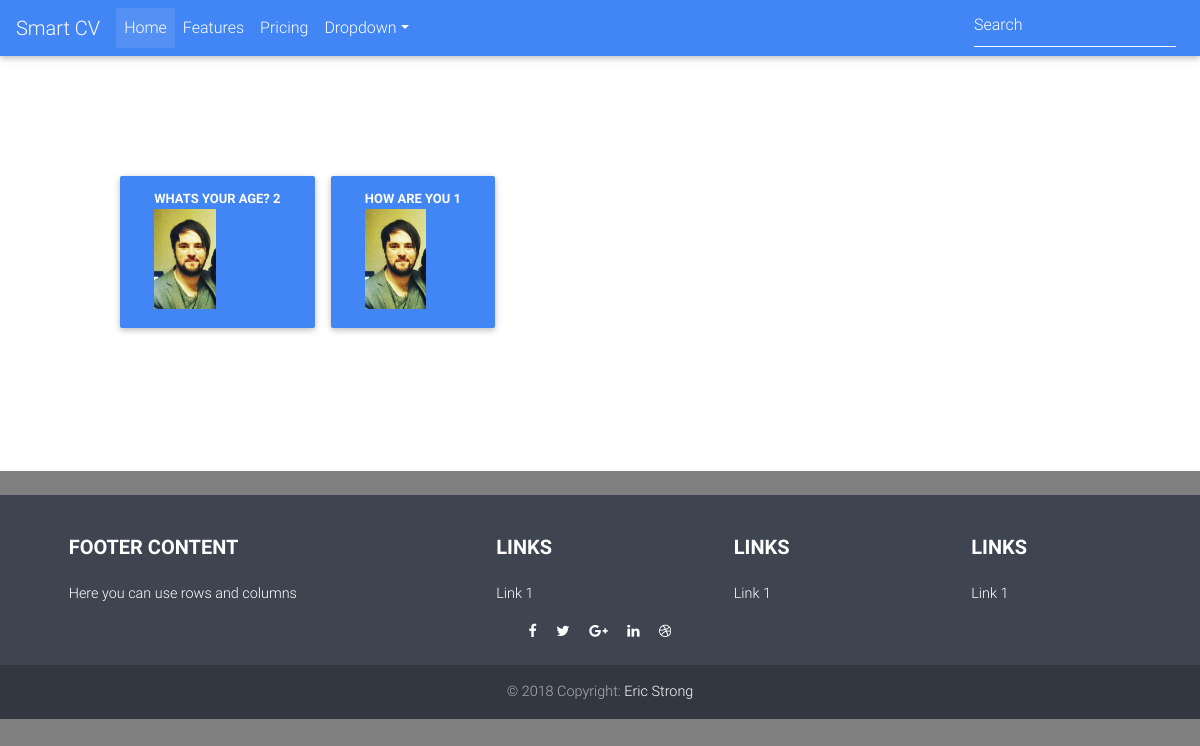
The page /polls/ on the database as committed earlier.
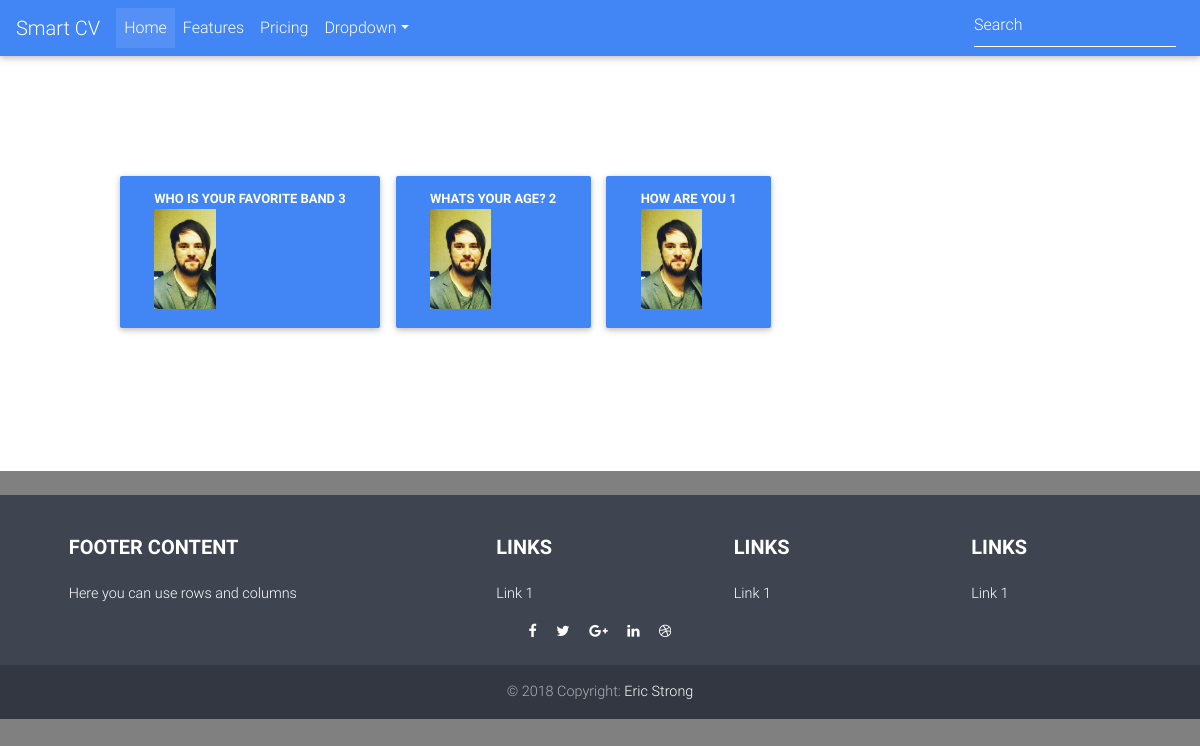
The same page on the database as committed later.
### polls/models.py (models this page shows, shortened)
class Question(models.Model):
    question_text = models.CharField(max_length=200)
    pub_date = models.DateTimeField('date published')

### polls/views.py (the view)
def index(request):
    latestQuestions = Question.objects.order_by('-pub_date')[:5]
    template = loader.get_template('polls/index.html')
    context = {'latestQuestions': latestQuestions}
    return render(request, 'polls/index.html',context)

### polls/templates/polls/index.html (shortened to what this page needs)
{% extends 'polls/base.html' %}
{% block main_content %}
{% load staticfiles %}
<div id="container">
    {% if latestQuestions %}
    {% for question in latestQuestions %}
    <a id="myBtn" href="/polls/{{question.id}}" class="btn btn-primary"><b>{{question.question_text}}</b>
        <b>{{question.id}}</b>
        <div class="view overlay">
            <img src="{% static 'assets/images/eric.jpg'%}" alt="" height="100px">
        </div>
    </a>
    {% endfor %}
    {% else %}
    <h4>no questions</h4>
    {% endif %}
</div>
{% endblock %}

Rows that differ between the two databases and show on the page:
added Question: question_text "WHO IS YOUR FAVORITE BAND", id "3"
